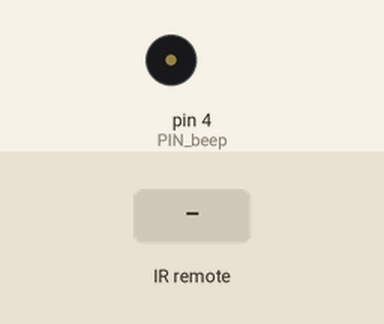
Simulated run of this sketch. Board: Arduino Uno, built with avr-gcc and run on an emulated ATmega328P. Parts: buzzer (waves = sounding, pin HIGH). The inputs (shaded band) are chosen by the test bench. What the sketch prints to the serial monitor is not drawn.

Above: at 7.2 s.
7.3 s: infrared code 0xFFA25D received
At 7.7 s:
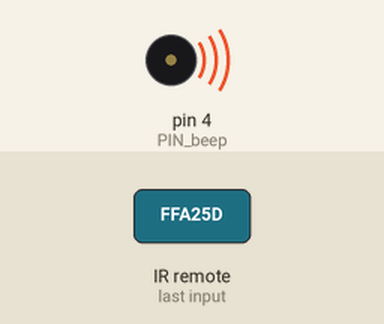
Timing chart, 0 to 10.3 s (numbered marks = the images above; inputs shaded):
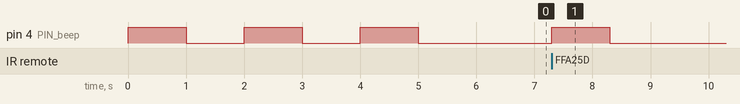

The sketch:

IRyundongA.ino
```cpp
#define PIN_ir 2
#define PIN_beep 4
#include <IRremote.h>

#define DZFW "$DKT:1,1!"//低姿复位
#define DKSQJ "$DKT:5,5!"//低快速前进
#define DKSHT "$DKT:6,5!"//低快速后退
#define DKSZZ "$DKT:7,5!"//低快速左转
#define DKSYZ "$DKT:8,5!"//低快速右转
void beep_on_once() {
  pinMode(PIN_beep, OUTPUT);
  digitalWrite(PIN_beep,HIGH);
  delay(1000);
  pinMode(PIN_beep, OUTPUT);
  digitalWrite(PIN_beep,LOW);
  delay(1000);
}

IRrecv irrecv_PIN_ir(PIN_ir);
decode_results results_PIN_ir;

unsigned long irValue;

void look_ir() {
  if (irrecv_PIN_ir.decode(&results_PIN_ir)) {
    irValue= results_PIN_ir.value;
    switch (irValue) {
     case 0xFFA25D:
      beep_on_once();
      Serial.println(DZFW);
      break;
     case 0xFF02FD:
      beep_on_once();
      Serial.println(DKSQJ);
      break;
     case 0xFF9867:
      beep_on_once();
      Serial.println(DKSHT);
      break;
     case 0xFFE01F:
      beep_on_once();
      Serial.println(DKSZZ);
      break;
     case 0xFF906F:
      beep_on_once();
      Serial.println(DKSYZ);
      break;
     case 0xFFA857:
      beep_on_once();
      Serial.println(DZFW);
      break;
    }
    irrecv_PIN_ir.resume();
  } else {
  }
}

void setup(){
  Serial.begin(115200); //串口初始化

  beep_on_once();
  beep_on_once();
  beep_on_once();
  Serial.println("Init ok~");
  irrecv_PIN_ir.enableIRIn();
}

void loop(){
  look_ir();

}
```

Measured:
- after the input at 7.3 s, pin 4 (PIN_beep): LOW → HIGH at once, → LOW 1.0 s later
